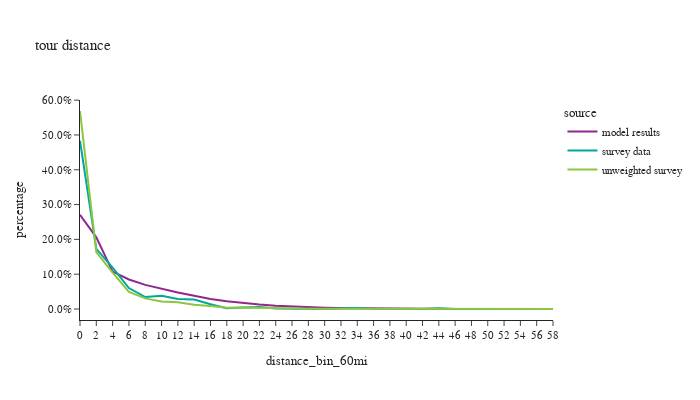

Notebook cell for this chart:
### Code cell
df_plot = non_m_tour_data.loc[non_m_tour_data['distance_bin_60mi'].notna()].groupby(['source','distance_bin_60mi'])['trip_weight_2017_2019'].sum().reset_index()
df_plot['percentage'] = df_plot.groupby(['source'], group_keys=False)['trip_weight_2017_2019']. \
    apply(lambda x: x / float(x.sum()))

fig2 = px.line(df_plot, x='distance_bin_60mi', y="percentage", color="source", title="tour distance")
fig2.for_each_annotation(lambda a: a.update(text = a.text.split("=")[-1]))
fig2.update_layout(height=400, width=700, font=dict(size=11), yaxis=dict(tickformat=".1%"))
fig2.show()

### Figure 1 — Plotly figure (JSON) as saved in the notebook; plotly's stock layout.template omitted (floating-point values rounded to 4 significant figures)
{"data": [{"hovertemplate": "source=model results<br>distance_bin_60mi=%{x}<br>percentage=%{y}<extra></extra>", "legendgroup": "model results", "line": {"color": "#91268F", "dash": "solid"}, "marker": {"symbol": "circle"}, "mode": "lines", "name": "model results", "orientation": "v", "showlegend": true, "type": "scatter", "x": ["0", "2", "4", "6", "8", "10", "12", "14", "16", "18", "20", "22", "24", "26", "28", "30", "32", "34", "36", "38", "40", "42", "44", "46", "48", "50", "52", "54", "56", "58"], "xaxis": "x", "y": [0.2708, 0.206, 0.1074, 0.08487, 0.06938, 0.05816, 0.04756, 0.03832, 0.02889, 0.02251, 0.01718, 0.01309, 0.009542, 0.00702, 0.005089, 0.003739, 0.002673, 0.002093, 0.001509, 0.001165, 0.0008628, 0.0006813, 0.0004475, 0.0003447, 0.000254, 0.0001633, 0.0001245, 7.406e-05, 5.7e-05, 3.723e-05], "yaxis": "y"}, {"hovertemplate": "source=survey data<br>distance_bin_60mi=%{x}<br>percentage=%{y}<extra></extra>", "legendgroup": "survey data", "line": {"color": "#00A7A0", "dash": "solid"}, "marker": {"symbol": "circle"}, "mode": "lines", "name": "survey data", "orientation": "v", "showlegend": true, "type": "scatter", "x": ["0", "2", "4", "6", "8", "10", "12", "14", "16", "18", "20", "22", "24", "26", "28", "30", "32", "34", "36", "38", "40", "42", "44", "46", "48", "50", "52", "54", "56", "58"], "xaxis": "x", "y": [0.4836, 0.1729, 0.119, 0.06009, 0.0342, 0.03784, 0.02909, 0.02736, 0.01342, 0.002301, 0.00434, 0.005954, 0.001225, 0.0006332, 0.0002342, 8.984e-05, 0.001505, 0.002823, 1.777e-05, 0.0008148, 7.461e-05, 5.657e-05, 0.002201, 2.733e-05, 0.0, 0.0, 0.0, 0.0001525, 1.142e-05, 5.168e-05], "yaxis": "y"}, {"hovertemplate": "source=unweighted survey<br>distance_bin_60mi=%{x}<br>percentage=%{y}<extra></extra>", "legendgroup": "unweighted survey", "line": {"color": "#8CC63E", "dash": "solid"}, "marker": {"symbol": "circle"}, "mode": "lines", "name": "unweighted survey", "orientation": "v", "showlegend": true, "type": "scatter", "x": ["0", "2", "4", "6", "8", "10", "12", "14", "16", "18", "20", "22", "24", "26", "28", "30", "32", "34", "36", "38", "40", "42", "44", "46", "48", "50", "52", "54", "56", "58"], "xaxis": "x", "y": [0.5689, 0.1632, 0.1044, 0.04929, 0.03042, 0.02131, 0.0192, 0.01204, 0.008947, 0.003904, 0.004555, 0.003254, 0.001464, 0.001952, 0.0009761, 0.0009761, 0.0008134, 0.0009761, 0.000488, 0.0008134, 0.000488, 0.000488, 0.0003254, 0.0001627, 0.0, 0.0, 0.0, 0.0003254, 0.0001627, 0.0001627], "yaxis": "y"}], "layout": {"font": {"size": 11}, "height": 400, "legend": {"title": {"text": "source"}, "tracegroupgap": 0}, "title": {"text": "tour distance"}, "width": 700, "xaxis": {"anchor": "y", "domain": [0.0, 1.0], "title": {"text": "distance_bin_60mi"}}, "yaxis": {"anchor": "x", "domain": [0.0, 1.0], "tickformat": ".1%", "title": {"text": "percentage"}}}}
